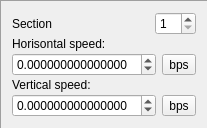
       <widget class="QFrame" name="Autoscroll_Area">
        <property name="frameShape">
         <enum>QFrame::Panel</enum>
        </property>
        <property name="frameShadow">
         <enum>QFrame::Sunken</enum>
        </property>
        <layout class="QGridLayout" name="gridLayout_3" columnstretch="100,0,0">
         <property name="sizeConstraint">
          <enum>QLayout::SetMinimumSize</enum>
         </property>
         <property name="verticalSpacing">
          <number>2</number>
         </property>
         <item row="1" column="1" colspan="2">
          <widget class="QSpinBox" name="LVLEvent_Scroll_Sct">
           <property name="mouseTracking">
            <bool>false</bool>
           </property>
           <property name="focusPolicy">
            <enum>Qt::ClickFocus</enum>
           </property>
           <property name="minimum">
            <number>1</number>
           </property>
           <property name="maximum">
            <number>21</number>
           </property>
          </widget>
         </item>
         <item row="1" column="0">
          <widget class="QLabel" name="label_20">
           <property name="text">
            <string>Section</string>
           </property>
          </widget>
         </item>
         <item row="3" column="2">
          <widget class="QToolButton" name="bps_Scroll_horSpeed">
           <property name="text">
            <string>bps</string>
           </property>
          </widget>
         </item>
         <item row="4" column="0" colspan="3">
          <widget class="QLabel" name="label_21">
           <property name="text">
            <string>Vertical speed:</string>
           </property>
          </widget>
         </item>
         <item row="2" column="0" colspan="3">
          <widget class="QLabel" name="label_22">
           <property name="text">
            <string>Horisontal speed:</string>
           </property>
          </widget>
         </item>
         <item row="3" column="0" colspan="2">
          <widget class="QDoubleSpinBox" name="LVLEvent_Scroll_spX">
           <property name="mouseTracking">
            <bool>false</bool>
           </property>
           <property name="focusPolicy">
            <enum>Qt::ClickFocus</enum>
           </property>
           <property name="decimals">
            <number>15</number>
           </property>
           <property name="minimum">
            <double>-99999999.000000000000000</double>
           </property>
           <property name="maximum">
            <double>9999999.000000000000000</double>
           </property>
          </widget>
         </item>
         <item row="5" column="0" colspan="2">
          <widget class="QDoubleSpinBox" name="LVLEvent_Scroll_spY">
           <property name="mouseTracking">
            <bool>false</bool>
           </property>
           <property name="focusPolicy">
            <enum>Qt::ClickFocus</enum>
           </property>
           <property name="decimals">
            <number>15</number>
           </property>
           <property name="minimum">
            <double>-99999999.000000000000000</double>
           </property>
           <property name="maximum">
            <double>9999999.000000000000000</double>
           </property>
          </widget>
         </item>
         <item row="5" column="2">
          <widget class="QToolButton" name="bps_Scroll_vertSpeed">
           <property name="text">
            <string>bps</string>
           </property>
          </widget>
         </item>
        </layout>
       </widget>
